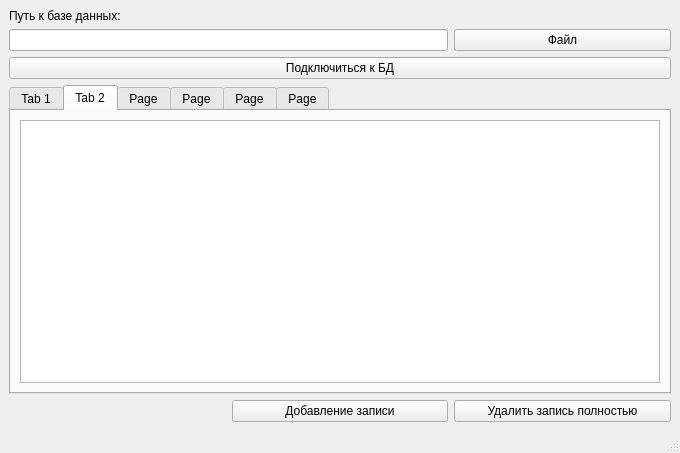
<?xml version="1.0" encoding="UTF-8"?>
<ui version="4.0">
 <class>MainWindow</class>
 <widget class="QMainWindow" name="MainWindow">
  <property name="geometry">
   <rect>
    <x>0</x>
    <y>0</y>
    <width>680</width>
    <height>453</height>
   </rect>
  </property>
  <property name="windowTitle">
   <string>MainWindow</string>
  </property>
  <widget class="QWidget" name="centralwidget">
   <layout class="QGridLayout" name="gridLayout">
    <item row="1" column="2">
     <widget class="QPushButton" name="openFilePushButton">
      <property name="text">
       <string>Файл</string>
      </property>
     </widget>
    </item>
    <item row="0" column="0">
     <widget class="QLabel" name="label">
      <property name="text">
       <string>Путь к базе данных:</string>
      </property>
     </widget>
    </item>
    <item row="1" column="0" colspan="2">
     <widget class="QLineEdit" name="filePathlineEdit"/>
    </item>
    <item row="3" column="0" colspan="3">
     <widget class="QTabWidget" name="tabWidget">
      <property name="currentIndex">
       <number>1</number>
      </property>
      <widget class="QWidget" name="tab">
       <property name="toolTip">
        <string>&lt;html&gt;&lt;head/&gt;&lt;body&gt;&lt;p&gt;&lt;br/&gt;&lt;/p&gt;&lt;/body&gt;&lt;/html&gt;</string>
       </property>
       <attribute name="title">
        <string>Tab 1</string>
       </attribute>
       <layout class="QGridLayout" name="gridLayout_2">
        <item row="0" column="0">
         <widget class="QTableView" name="artistsTableView"/>
        </item>
       </layout>
      </widget>
      <widget class="QWidget" name="tab_2">
       <attribute name="title">
        <string>Tab 2</string>
       </attribute>
       <layout class="QFormLayout" name="formLayout">
        <item row="0" column="0" colspan="2">
         <widget class="QTableView" name="countriesTableView"/>
        </item>
       </layout>
      </widget>
      <widget class="QWidget" name="tab_3">
       <attribute name="title">
        <string>Page</string>
       </attribute>
       <layout class="QGridLayout" name="gridLayout_4">
        <item row="0" column="0">
         <widget class="QTableView" name="labelsTableView"/>
        </item>
       </layout>
      </widget>
      <widget class="QWidget" name="tab_4">
       <attribute name="title">
        <string>Page</string>
       </attribute>
       <layout class="QGridLayout" name="gridLayout_5">
        <item row="0" column="0">
         <widget class="QTableView" name="albumsTableView"/>
        </item>
       </layout>
      </widget>
      <widget class="QWidget" name="tab_5">
       <attribute name="title">
        <string>Page</string>
       </attribute>
       <layout class="QGridLayout" name="gridLayout_6">
        <item row="0" column="0">
         <widget class="QTableView" name="songsTableView"/>
        </item>
       </layout>
      </widget>
      <widget class="QWidget" name="tab_6">
       <attribute name="title">
        <string>Page</string>
       </attribute>
       <layout class="QGridLayout" name="gridLayout_7">
        <item row="0" column="0">
         <widget class="QTableView" name="genresTableView"/>
        </item>
       </layout>
      </widget>
     </widget>
    </item>
    <item row="2" column="0" colspan="3">
     <widget class="QPushButton" name="openDatabasePushButton">
      <property name="text">
       <string>Подключиться к БД</string>
      </property>
     </widget>
    </item>
    <item row="4" column="2">
     <widget class="QPushButton" name="removePushButton">
      <property name="text">
       <string>Удалить запись полностью</string>
      </property>
     </widget>
    </item>
    <item row="4" column="1">
     <widget class="QPushButton" name="addPushButton">
      <property name="text">
       <string>Добавление записи</string>
      </property>
     </widget>
    </item>
   </layout>
  </widget>
  <widget class="QMenuBar" name="menubar">
   <property name="geometry">
    <rect>
     <x>0</x>
     <y>0</y>
     <width>680</width>
     <height>30</height>
    </rect>
   </property>
  </widget>
  <widget class="QStatusBar" name="statusbar"/>
 </widget>
 <resources/>
 <connections/>
</ui>
